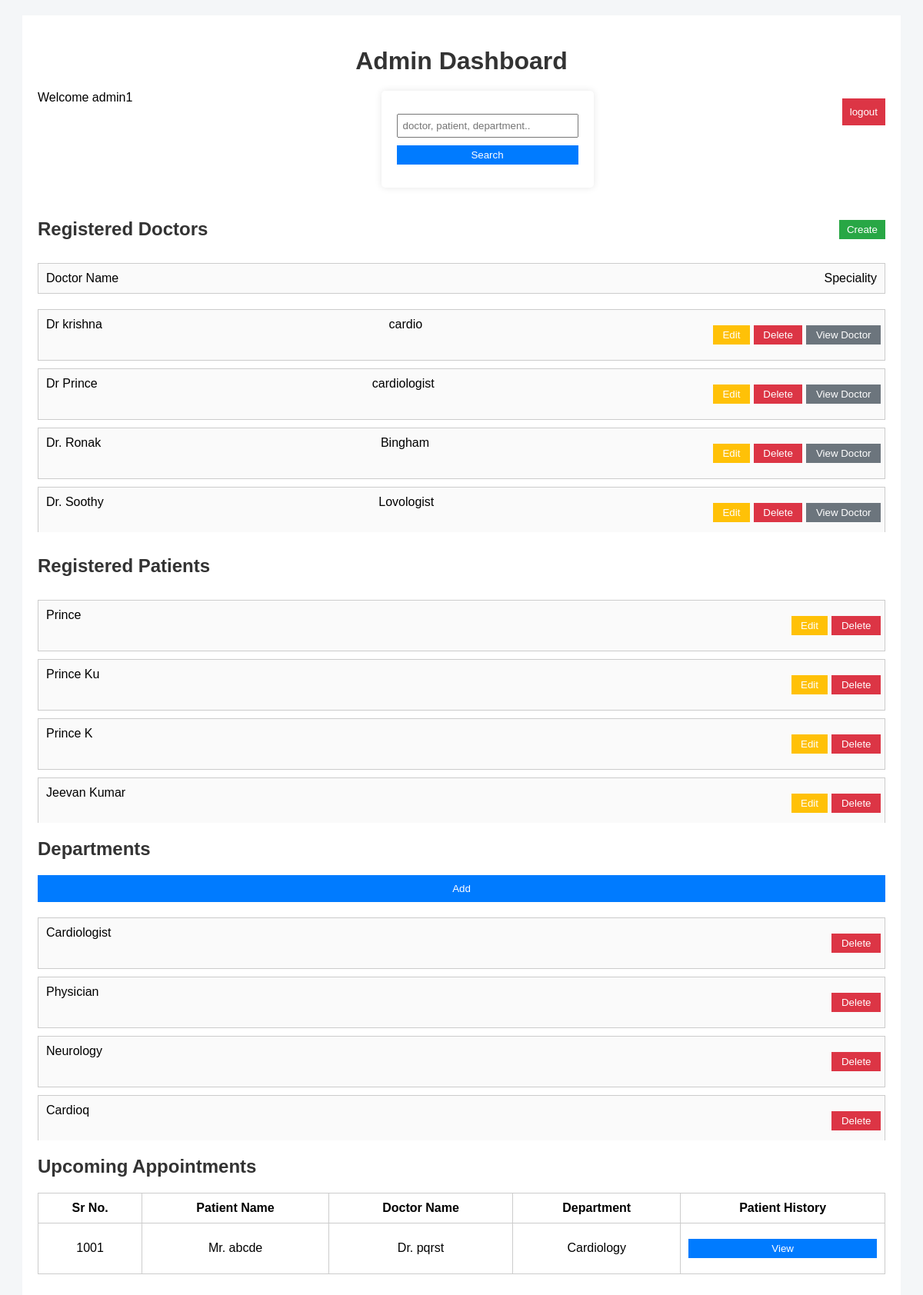
/admin/admin_dashboard (signed in), run on the app's committed database.
### models.py (models this page shows)
class Admin(db.Model, UserMixin):
    id = db.Column(db.Integer, primary_key=True)
    name = db.Column(db.String(70), nullable=False)
    email = db.Column(db.String(100), unique=True, nullable=False)
    password = db.Column(db.String(20), nullable=False)

class Doctor(db.Model, UserMixin):
    id = db.Column(db.Integer,primary_key = True, unique=True)
    doc_name = db.Column(db.String(100), nullable=False)
    speciality = db.Column(db.String(100),nullable=False)
    doc_email = db.Column(db.String(100), unique=True, nullable=False)
    doc_phone = db.Column(db.String(10), unique=True, nullable=False)
    doc_password = db.Column(db.String(16), nullable = False)
    department_id = db.Column(db.Integer, db.ForeignKey('department.id'), nullable=False)
    appointments = db.relationship('Appointment', backref='doctor', lazy=True)

class Patient(db.Model, UserMixin):
    id = db.Column(db.Integer,primary_key = True, unique=True)
    pat_name = db.Column(db.String(100), nullable=False)
    pat_age = db.Column(db.Integer,nullable=False)
    pat_email = db.Column(db.String(100), unique=True, nullable=False)
    pat_phone = db.Column(db.String(10), unique=True, nullable=False)
    pat_password = db.Column(db.String(16), nullable=False)
    appointments = db.relationship('Appointment', backref='patient', lazy=True)

class Department(db.Model):
    id = db.Column(db.Integer,primary_key = True, unique=True)
    dept_name = db.Column(db.String(100), nullable=False)
    location = db.Column(db.String(100),nullable=False)
    doctors = db.relationship('Doctor', backref='department', lazy=True)

### app.py (the view)
@app.route('/admin/admin_dashboard')
@login_required
def admin_dashboard():
    if not isinstance(current_user, Admin):
        abort(403)
    doctors = Doctor.query.all()
    patients = Patient.query.all()
    departments = Department.query.all()
    return render_template('./admin/admin_dashboard.html', admin_name=current_user.name, doctors=doctors, patients=patients, departments=departments)

### app.py (called while the page is built)
@loginmanager.user_loader
def load_user(user_id):
     return (
         Admin.query.get(int(user_id)) or
         Doctor.query.get(int(user_id)) or
         Patient.query.get(int(user_id))
     )

### templates/admin/admin_dashboard.html (shortened to what this page needs)
<!doctype html>
<html lang="en">
  <head>
    <link
      rel="stylesheet"
      href="{{ url_for('static', filename='css/admin.css') }}"
    />
  </head>
  <body>
    <div class="container">
      <h1 class="title">Admin Dashboard</h1>
      <div class="top-bar">
        <span class="welcome">Welcome {{ admin_name }}</span>
        <form method="GET" class="search-form">
          <input
            type="text"
            name="q"
            placeholder="doctor, patient, department.."
          />
          <button type="submit" class="btn search-btn">Search</button>
        </form>
        <a href="{{ url_for('logout_admin') }}"
          ><button style="background-color: #dc3545">logout</button></a
        >
      </div>
      <section>
        <div class="section-header">
          <h2>Registered Doctors</h2>
          <a href="{{ url_for('add_doctor') }}">
            <button class="btn create-btn">Create</button>
          </a>
        </div>
        <div class="card">
          <span>Doctor Name</span>
          <span> Speciality </span>
        </div>
        <div style="max-height: 300px; overflow-y: auto">
          {% for doc in doctors %}
          <div class="card">
            <span>{{ doc.doc_name }}</span>
            <span>{{ doc.speciality }}</span>
            <div class="actions">
              <a href="{{ url_for('edit_doctor', doctor_id=doc.id) }}"><button class="btn edit">Edit</button></a>
              <a href="{{ url_for('delete_doctor', doctor_id=doc.id )}}"><button class="btn delete">Delete</button></a>
              <a href="{{ url_for('view_doctor', doctor_id= doc.id )}}"><button class="btn blacklist">View Doctor</button></a>
            </div>
          </div>
          {% endfor %}
        </div>
      </section>
      <section>
        <h2>Registered Patients</h2>
        <div style="max-height: 300px; overflow-y: auto">
          {% for patient in patients %}
          <div class="card">
            <span>{{ patient.pat_name }}</span>
            <div class="actions">
              <a href="{{ url_for('edit_patient', patient_id=patient.id) }}"><button class="btn edit">Edit</button></a>
              <a href="{{ url_for('delete_patient', patient_id=patient.id) }}"><button class="btn delete">Delete</button></a>
            </div>
          </div>
          {% endfor %}
        </div>
      <section>
        <h2>Departments</h2><span> <a href="{{url_for('add_department')}}"><button>Add</button></a></span>
        <div style="max-height: 300px; overflow-y: auto">
          {% for dep in departments %}
          <div class="card">
            <span>{{ dep.dept_name }}</span>
            <div class="actions">
              <a href="{{ url_for('delete_department', department_id=dep.id) }}"><button class="btn delete">Delete</button></a>
            </div>
          </div>
          {% endfor %}
        </div>
      <section>
        <h2>Upcoming Appointments</h2>
        <table>
          <thead>
            <tr>
              <th>Sr No.</th>
              <th>Patient Name</th>
              <th>Doctor Name</th>
              <th>Department</th>
              <th>Patient History</th>
            </tr>
          </thead>
          <tbody>
            <tr>
              <td>1001</td>
              <td>Mr. abcde</td>
              <td>Dr. pqrst</td>
              <td>Cardiology</td>
              <td>
                <button class="btn view">View</button>
              </td>
            </tr>
          </tbody>
        </table>
      </section>
    </div>
  </body>
</html>

### static/css/admin.css (style rules this page uses)
body { font-family: Arial, sans-serif; margin: 20px; background-color: #f4f4f4; }
h1, h2 { color: #333; }
form { background: white; padding: 20px; border-radius: 5px; box-shadow: 0 0 10px rgba(0,0,0,0.1); }
input, button { display: block; margin: 10px 0; padding: 10px; width: 100%; }
button { background: #007bff; color: white; border: none; cursor: pointer; }
a { color: #007bff; text-decoration: none; }

### templates/admin/admin_dashboard.html (style rules this page uses)
body { font-family: Arial, sans-serif; background: #f4f6f8; }
.container { width: 95%; margin: auto; background: white; padding: 20px; }
.title { text-align: center; margin-bottom: 20px; }
.top-bar { display: flex; justify-content: space-between; margin-bottom: 20px; }
.search-form input { padding: 6px; width: 220px; }
section { margin-bottom: 30px; }
.section-header { display: flex; justify-content: space-between; align-items: center; }
.card { display: flex; justify-content: space-between; padding: 10px; border: 1px solid #ccc; margin: 10px 0; background: #fafafa; }
.actions .btn { margin-left: 5px; }
table { width: 100%; border-collapse: collapse; }
table, th, td { border: 1px solid #ccc; }
th, td { padding: 10px; text-align: center; }
.btn { padding: 5px 10px; border: none; cursor: pointer; }
.actions { display: flex; gap: 5px; }
.search-btn { background: #007bff; color: white; }
.create-btn { background: #28a745; color: white; }
.edit { background: #ffc107; }
.delete { background: #dc3545; color: white; }
.blacklist { background: #6c757d; color: white; }
.view { background: #007bff; color: white; }

### data on the page
Admin: name "admin1"
Doctor: doc_name "Dr krishna", speciality "cardio"
Doctor: doc_name "Dr Prince", speciality "cardiologist"
Doctor: doc_name "Dr. Ronak", speciality "Bingham"
Doctor: doc_name "Dr. Soothy", speciality "Lovologist"
Patient: pat_name "Prince"
Patient: pat_name "Prince Ku"
Patient: pat_name "Prince K"
Patient: pat_name "Jeevan Kumar"
Department: dept_name "Cardiologist"
Department: dept_name "Physician"
Department: dept_name "Neurology"
Department: dept_name "Cardioq"
